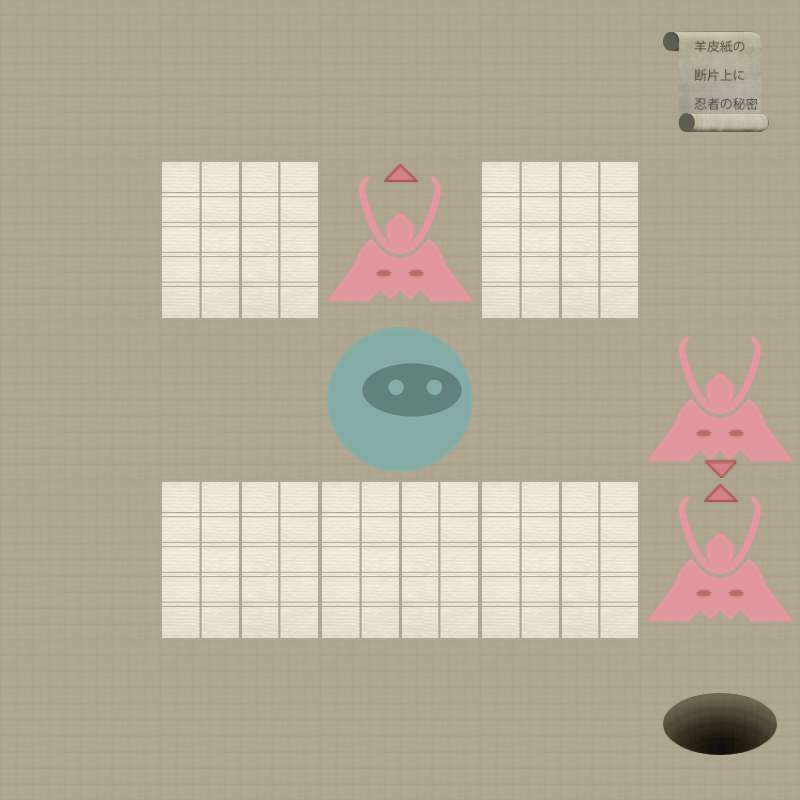

This game map was drawn from its Tiled (.tmx) file and the tilesets committed beside it. A one-line description and the trimmed map source follow:
An orthogonal 5x5 tile map with 160x160 px tiles, 2 tile layers (Level, Actors).

<map version="1.0" orientation="orthogonal" width="5" height="5" tilewidth="160" tileheight="160">
 <properties>
  <property name="moves" value="8" />
 </properties>
 <tileset firstgid="1" name="tiles" tilewidth="160" tileheight="160" spacing="2" margin="2">
  <image source="tiles-ipadhd.png" width="1024" height="1024" />
  <tile id="0">
   <properties>
    <property name="actor" value="exit" />
   </properties>
  </tile>
  <tile id="2">
   <properties>
    <property name="actor" value="guard" />
    <property name="direction" value="down" />
   </properties>
  </tile>
  <tile id="3">
   <properties>
    <property name="actor" value="guard" />
    <property name="direction" value="left" />
   </properties>
  </tile>
  <tile id="4">
   <properties>
    <property name="actor" value="guard" />
    <property name="direction" value="right" />
   </properties>
  </tile>
  <tile id="5">
   <properties>
    <property name="actor" value="guard" />
    <property name="direction" value="up" />
   </properties>
  </tile>
  <tile id="7">
   <properties>
    <property name="actor" value="player" />
   </properties>
  </tile>
  <tile id="8">
   <properties>
    <property name="actor" value="scroll" />
   </properties>
  </tile>
  <tile id="9">
   <properties>
    <property name="wall" value="1" />
   </properties>
  </tile>
 </tileset>
 <layer name="Level" width="5" height="5">
  <data>[25 cells, 25 non-empty, 2 distinct tile ids]</data>
 </layer>
 <layer name="Actors" width="5" height="5">
  <data>[25 cells, 6 non-empty, 5 distinct tile ids]</data>
 </layer>
</map>
